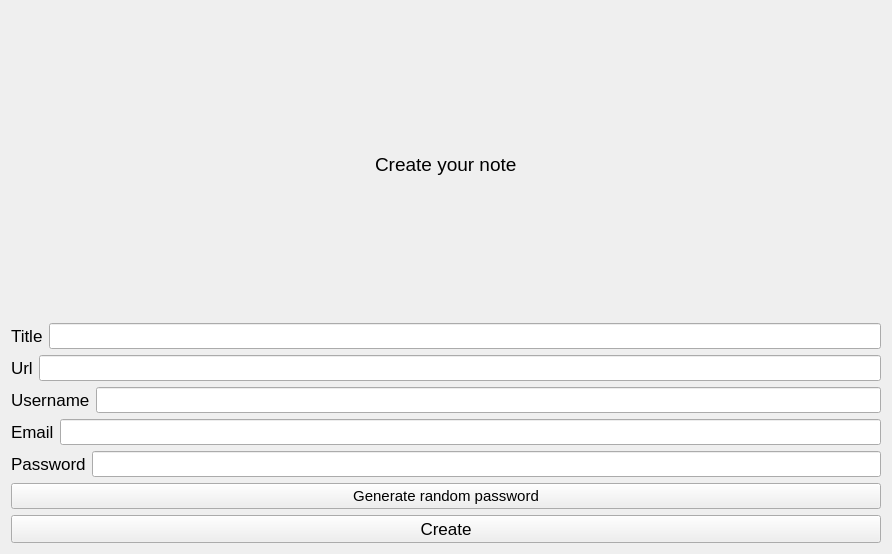
<?xml version="1.0" encoding="UTF-8"?>
<ui version="4.0">
 <class>NoteCreateWidget</class>
 <widget class="QWidget" name="NoteCreateWidget">
  <property name="geometry">
   <rect>
    <x>0</x>
    <y>0</y>
    <width>892</width>
    <height>554</height>
   </rect>
  </property>
  <property name="windowTitle">
   <string>Form</string>
  </property>
  <layout class="QGridLayout" name="gridLayout">
   <item row="0" column="0">
    <layout class="QHBoxLayout" name="horizontalLayout_6">
     <item>
      <spacer name="horizontalSpacer_2">
       <property name="orientation">
        <enum>Qt::Orientation::Horizontal</enum>
       </property>
       <property name="sizeHint" stdset="0">
        <size>
         <width>40</width>
         <height>20</height>
        </size>
       </property>
      </spacer>
     </item>
     <item>
      <widget class="QLabel" name="mainTitle">
       <property name="font">
        <font>
         <pointsize>14</pointsize>
        </font>
       </property>
       <property name="text">
        <string>Create your note</string>
       </property>
      </widget>
     </item>
     <item>
      <spacer name="horizontalSpacer">
       <property name="orientation">
        <enum>Qt::Orientation::Horizontal</enum>
       </property>
       <property name="sizeHint" stdset="0">
        <size>
         <width>40</width>
         <height>20</height>
        </size>
       </property>
      </spacer>
     </item>
    </layout>
   </item>
   <item row="1" column="0">
    <layout class="QHBoxLayout" name="horizontalLayout">
     <item>
      <widget class="QLabel" name="titleLabel">
       <property name="font">
        <font>
         <pointsize>13</pointsize>
        </font>
       </property>
       <property name="text">
        <string>Title</string>
       </property>
      </widget>
     </item>
     <item>
      <widget class="QLineEdit" name="titleEdit">
       <property name="font">
        <font>
         <pointsize>11</pointsize>
        </font>
       </property>
       <property name="text">
        <string/>
       </property>
      </widget>
     </item>
    </layout>
   </item>
   <item row="2" column="0">
    <layout class="QHBoxLayout" name="horizontalLayout_2">
     <item>
      <widget class="QLabel" name="urlLabel">
       <property name="font">
        <font>
         <pointsize>13</pointsize>
        </font>
       </property>
       <property name="text">
        <string>Url</string>
       </property>
      </widget>
     </item>
     <item>
      <widget class="QLineEdit" name="urlEdit">
       <property name="font">
        <font>
         <pointsize>11</pointsize>
        </font>
       </property>
      </widget>
     </item>
    </layout>
   </item>
   <item row="3" column="0">
    <layout class="QHBoxLayout" name="horizontalLayout_3">
     <item>
      <widget class="QLabel" name="usernameLabel">
       <property name="font">
        <font>
         <pointsize>13</pointsize>
        </font>
       </property>
       <property name="text">
        <string>Username</string>
       </property>
      </widget>
     </item>
     <item>
      <widget class="QLineEdit" name="usernameEdit">
       <property name="font">
        <font>
         <pointsize>11</pointsize>
        </font>
       </property>
      </widget>
     </item>
    </layout>
   </item>
   <item row="4" column="0">
    <layout class="QHBoxLayout" name="horizontalLayout_4">
     <item>
      <widget class="QLabel" name="emailLabel">
       <property name="font">
        <font>
         <pointsize>13</pointsize>
        </font>
       </property>
       <property name="text">
        <string>Email</string>
       </property>
      </widget>
     </item>
     <item>
      <widget class="QLineEdit" name="emailEdit">
       <property name="font">
        <font>
         <pointsize>11</pointsize>
        </font>
       </property>
      </widget>
     </item>
    </layout>
   </item>
   <item row="5" column="0">
    <layout class="QHBoxLayout" name="horizontalLayout_5">
     <item>
      <widget class="QLabel" name="passwordLabel">
       <property name="font">
        <font>
         <pointsize>13</pointsize>
        </font>
       </property>
       <property name="text">
        <string>Password</string>
       </property>
      </widget>
     </item>
     <item>
      <widget class="QLineEdit" name="passwordEdit">
       <property name="font">
        <font>
         <pointsize>11</pointsize>
        </font>
       </property>
      </widget>
     </item>
    </layout>
   </item>
   <item row="6" column="0">
    <widget class="QPushButton" name="pushButton">
     <property name="font">
      <font>
       <pointsize>11</pointsize>
      </font>
     </property>
     <property name="text">
      <string>Generate random password</string>
     </property>
    </widget>
   </item>
   <item row="7" column="0">
    <widget class="QPushButton" name="createButton">
     <property name="font">
      <font>
       <pointsize>13</pointsize>
      </font>
     </property>
     <property name="text">
      <string>Create</string>
     </property>
    </widget>
   </item>
  </layout>
 </widget>
 <resources/>
 <connections/>
</ui>
